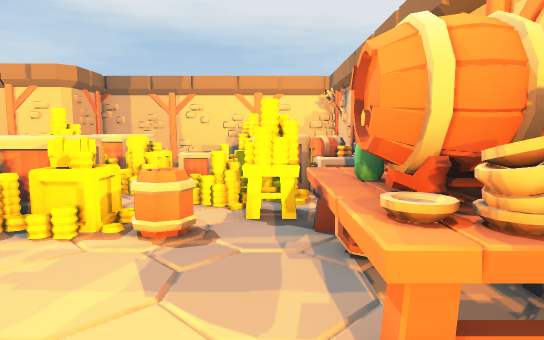
view 1 (above)

24 first-person views from a walk through a scene from a Unity 3-D project. The camera is 1.5 m above the floor, tilts 6° down and sees 75° across. The floor is counted in squares, 1 m on a side. Each view is taken from the middle of a square. On the plan, view 1 faces up. The plan holds only what a view shows up to about 16 squares ahead; the rest is blank. The place goes on beyond the plan. The player character is not drawn. Some animated figures are not drawn. Door leaves are left out, so doorways stand open.

view 2
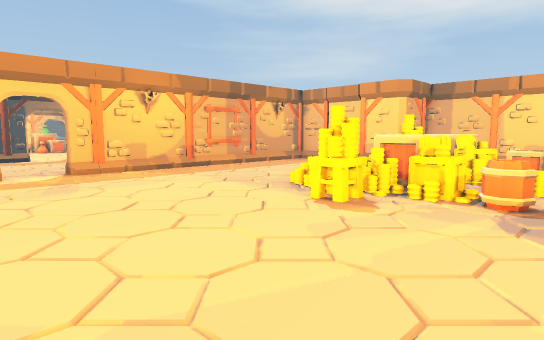

view 3
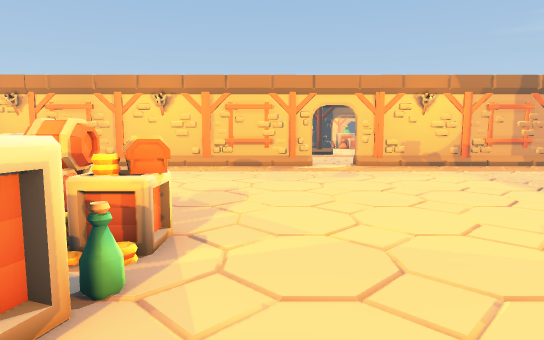

view 4
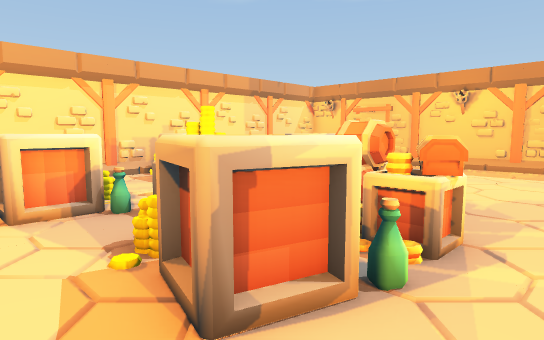

view 5
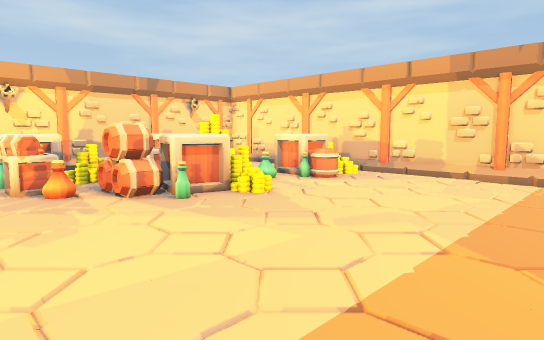

view 6
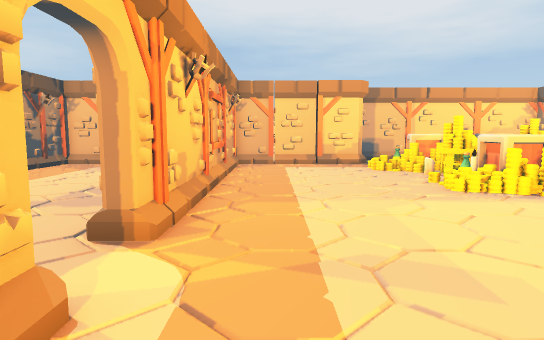

view 7
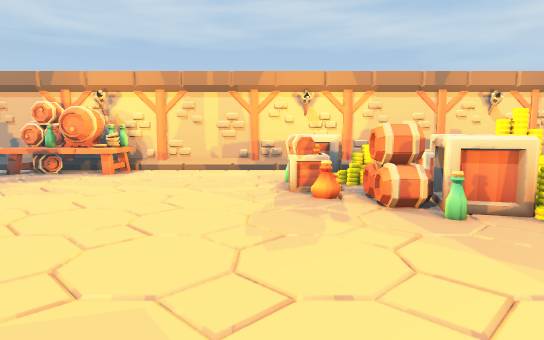

view 8
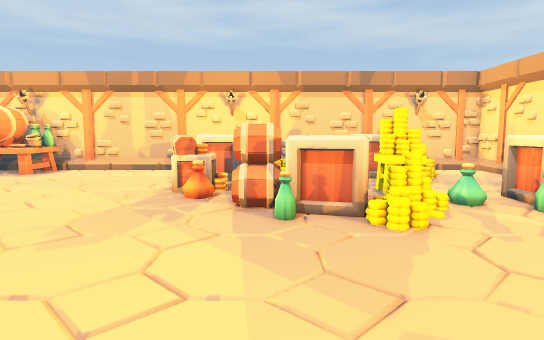

view 9
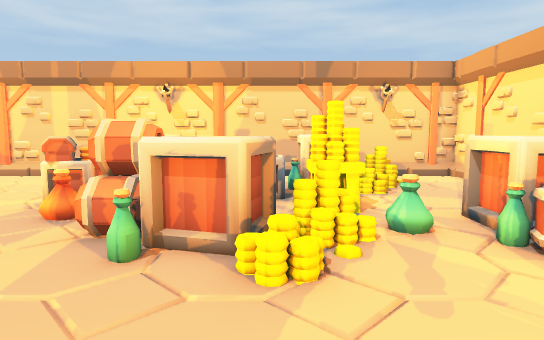

view 10
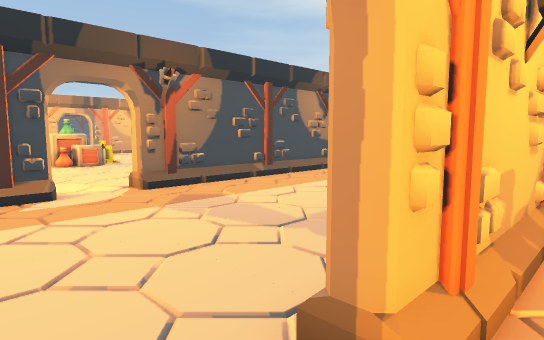

view 11
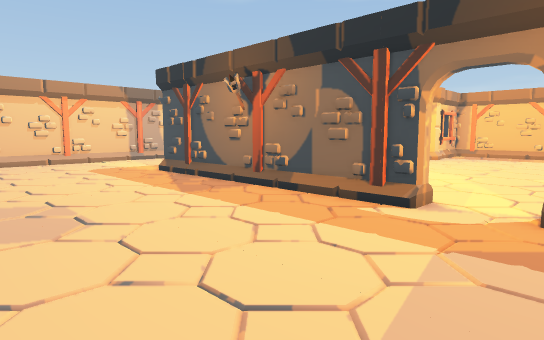

view 12
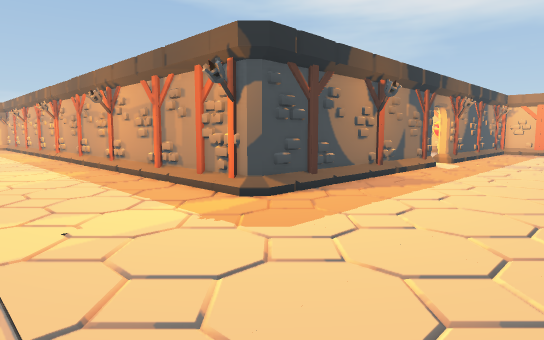

view 13
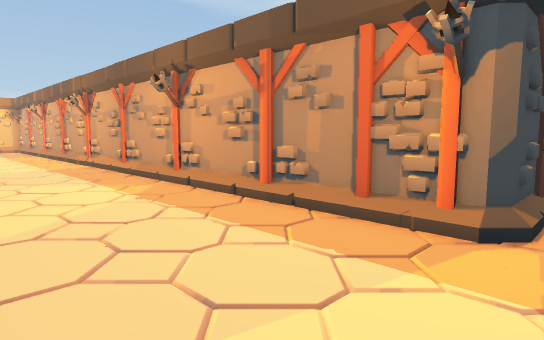

view 14
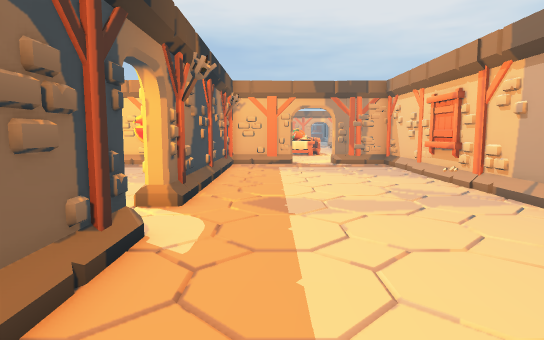

view 15
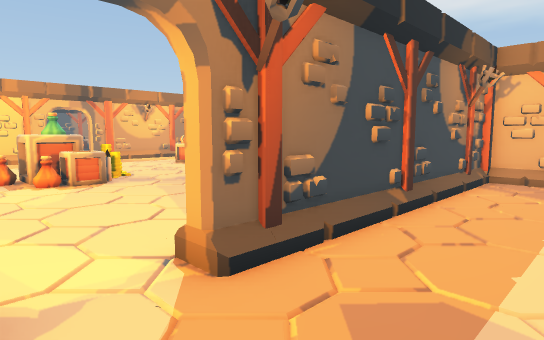

view 16
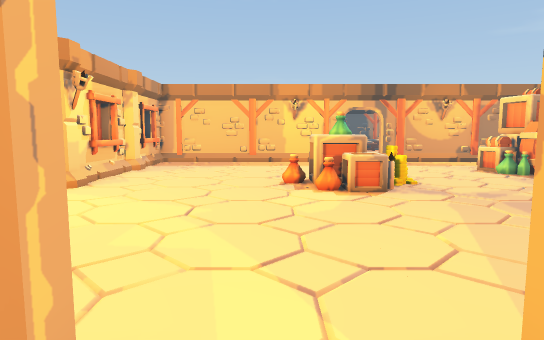

view 17
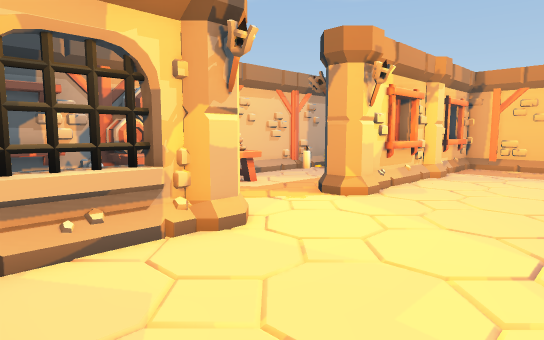

view 18
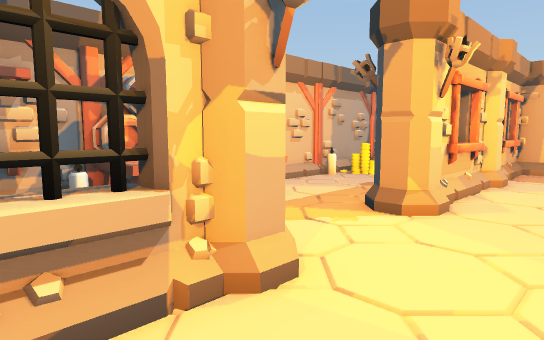

view 19
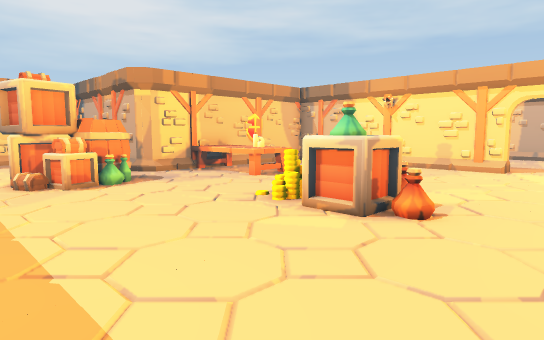

view 20
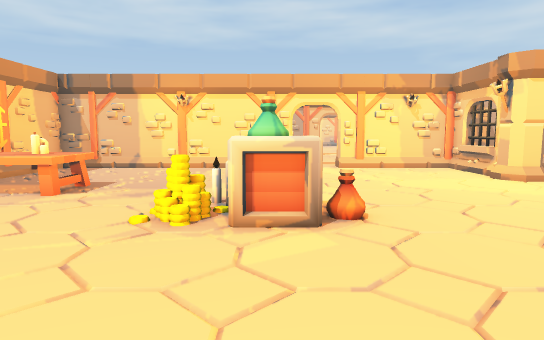

view 21
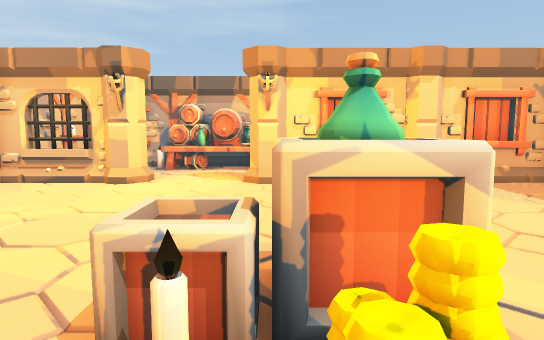

view 22
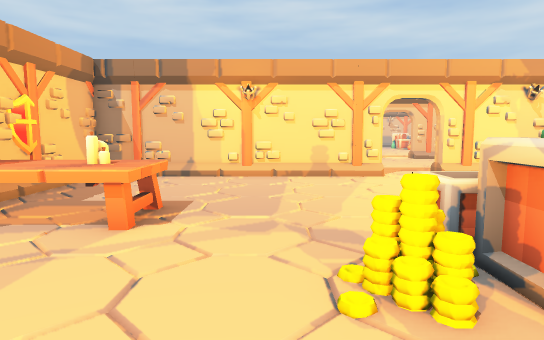

view 23
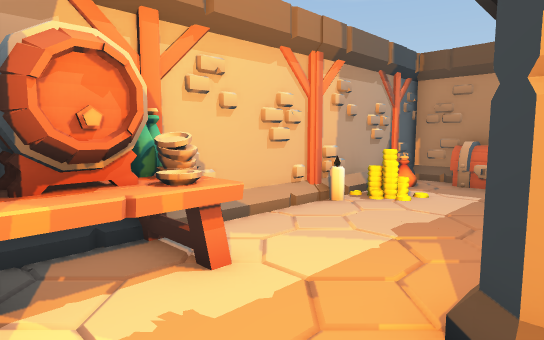

view 24
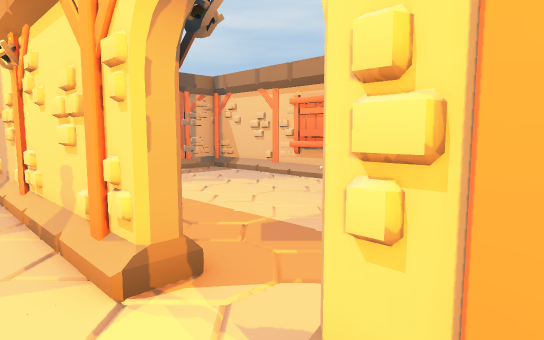

### Floor plan
Key: @ floor where view 1 was taken; # wall or solid block; x gap in a wall; . main floor; : floor 4 m higher than the main floor; / step, stairs or slope; D open door; = window, fence, low wall or low ledge; ^ raised ledge; v drop or lower ground; B box; A barrel; T table; L bottle; C candle; P pillar; H chest; O other object.
Columns run from 38 left of view 1 to 3 right of it. Each row starts with its distance up from view 1.
 12   ####...TT..../#.......#......  BB#=#
 11  .###....TT..../#.......#......##B##B
 10  ........TT..../#.......#......===#BB
  9  ........TT..../#.......#.......O###   Bv
  8  ............../#.......#........OB #==vv
  7  ............../#.......#.......OBB #=#.
  6  .....==......./#.......#.......OB##AA#Tv
  5  .....BBC....../#.......#......Ox===AA.Tv
  4 ......LLL....../#.......#........##....Tv
  3 ......LB......./D.......#..............Tv
  2  ..............DD.......#..............TT
  1  ...............D.......#................:
  0 ................#.......D.............@..:
 -1 ................#.......D................:
 -2 ................#...... O................:
 -3 ................#...... #................:
 -4 ###P###PP..#P^^##...... #................:
 -5   P.........   .#...... =.........L#=LB.
 -6 ............   .#...... #........##=#BB..
 -7 H.......TTTT.  ##...... #.......L## .==..
 -8 L.=.....TTTTC  ##.....  # .......BB BB..
 -9 ###C#############.....  =.......BB  BB..
-10 ....////////////......  # .......= #.LBB
-11 ....................... # .......L....BB
-12 ....................... # .......L....==
-13 ......................  = ......AAB.....
-14       ...............     ......OBB......:
-15              ..  .... .    ///////x// //.:
-16                                   v

Positions as (right, up) in squares from view 1, and headings:
1: (0, 0), facing up
2: (0, -3), facing up-left
3: (2, -3), facing left
4: (2, -3), facing down-left
5: (-13, -3), facing down-right
6: (-12, -4), facing up
7: (-12, -4), facing right
8: (-12, -7), facing right
9: (-10, -9), facing right
10: (-13, -1), facing up-left
11: (-15, 4), facing down-left
12: (-16, -15), facing up-left
13: (-21, -15), facing up-left
14: (-20, -4), facing up
15: (-19, 1), facing up-left
16: (-21, 2), facing left
17: (-23, 1), facing down-left
18: (-24, -1), facing down-left
19: (-38, 0), facing up-right
20: (-38, 4), facing right
21: (-31, 7), facing down
22: (-35, 7), facing right
23: (-28, -4), facing down-left
24: (-24, 0), facing up-right
